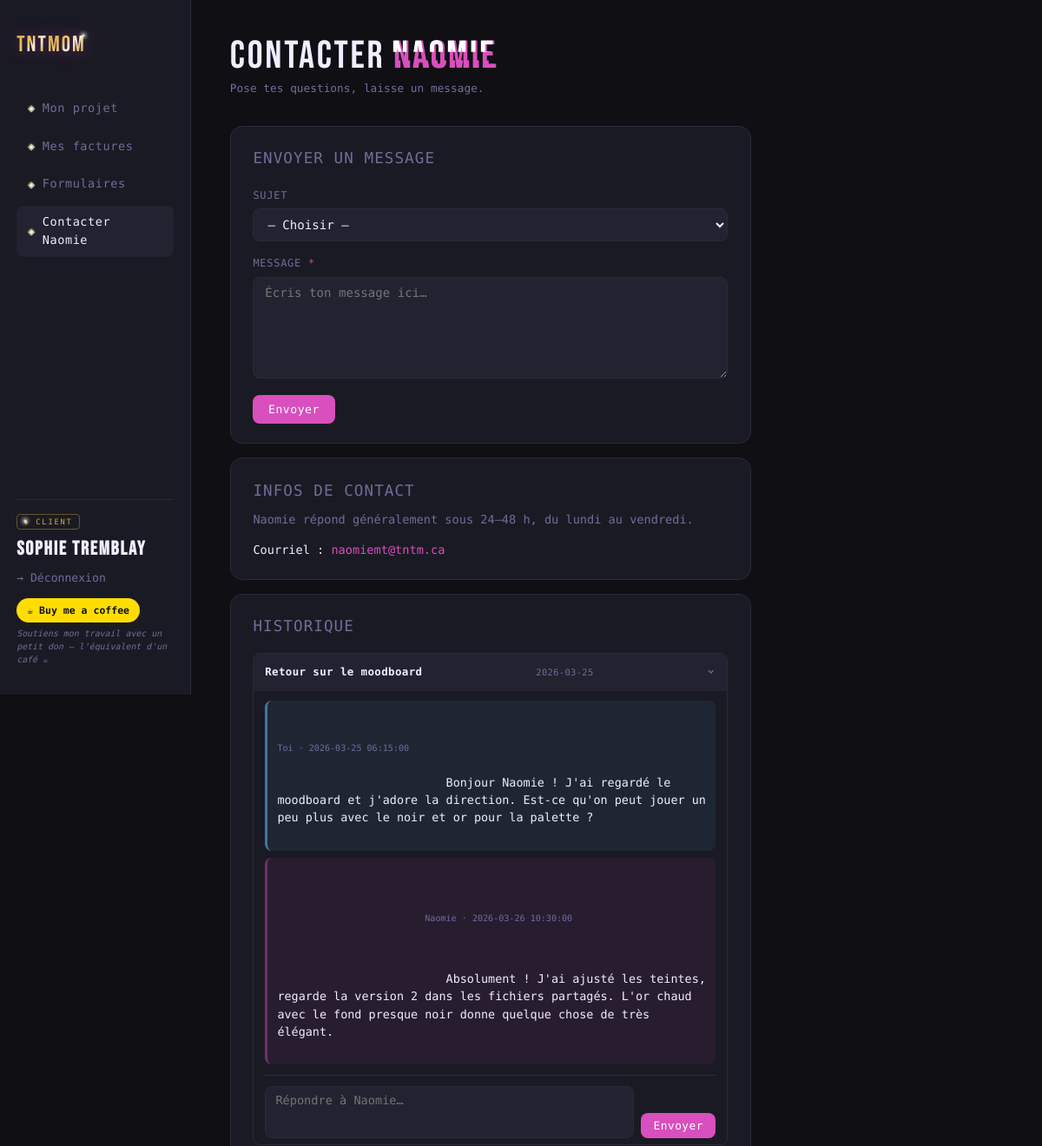
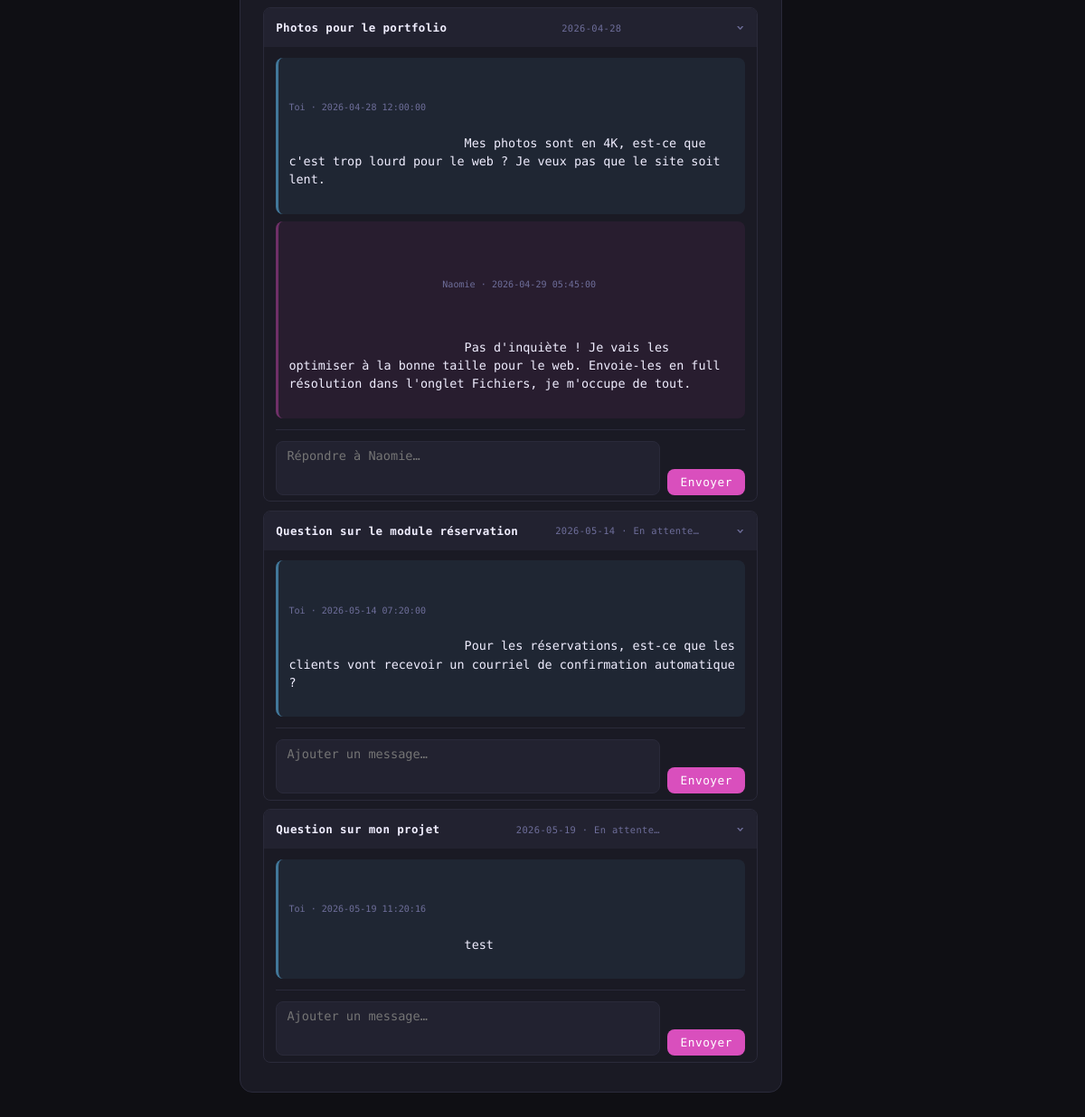
Screenshot of /portail/contact (signed in) with the database file from the repository (2 pictures, top to bottom).
### tables this page shows
CREATE TABLE clients (
            id         INTEGER PRIMARY KEY AUTOINCREMENT,
            nom        TEXT NOT NULL,
            email      TEXT,
            entreprise TEXT,
            secteur    TEXT,
            notes      TEXT,
            statut     TEXT DEFAULT 'prospect',
            -- statuts possibles : prospect / actif / complété / archivé
            created_at TIMESTAMP DEFAULT CURRENT_TIMESTAMP
        , token TEXT, password TEXT, demo INTEGER DEFAULT 0, rnd INTEGER NOT NULL DEFAULT 0, deleted INTEGER DEFAULT 0);

CREATE TABLE messages_client (
            id         INTEGER PRIMARY KEY AUTOINCREMENT,
            client_id  INTEGER NOT NULL,
            sujet      TEXT,
            message    TEXT NOT NULL,
            lu         INTEGER DEFAULT 0,
            created_at TIMESTAMP DEFAULT CURRENT_TIMESTAMP, reponse TEXT, repondu_at TEXT, lu_client INTEGER DEFAULT 1,
            FOREIGN KEY(client_id) REFERENCES clients(id) ON DELETE CASCADE
        );

### routes_client.py (the view, shortened to what this page needs)
@client_bp.route('/portail/contact', methods=['GET', 'POST'])
@client_login_required
def portail_contact():
    conn = get_db()
    client = conn.execute(
        'SELECT * FROM clients WHERE id = ?', (session['client_id'],)
    ).fetchone()
    conn.execute(
        "UPDATE messages_client SET lu_client=1 WHERE client_id=? AND lu_client=0",
        (session['client_id'],)
    )
    conn.commit()
    historique = conn.execute(
        'SELECT * FROM messages_client WHERE client_id = ? ORDER BY created_at ASC',
        (session['client_id'],)
    ).fetchall()
    conn.close()
    return render_template('portail_contact.html', client=client,
                           threads=group_messages(historique))

### app.py (called while the page is built, shortened)
@app.before_request
def check_maintenance():
    if os.getenv('MAINTENANCE_MODE') == '1':
        if request.path.startswith('/portail') and not request.path.startswith('/static'):
            return render_template('maintenance.html'), 503

@app.context_processor
def portail_badge_ctx():
    ctx = {'messages_non_lus': 0, 'leads_non_lus': 0}
    try:
        if 'client_id' in session:
            try:
                conn = get_db()
                count = conn.execute(
                    "SELECT COUNT(*) FROM messages_client WHERE client_id=? AND lu_client=0 AND reponse IS NOT NULL",
                    (session['client_id'],)
                ).fetchone()[0]
                conn.close()
            except Exception:
                count = 0
            ctx['messages_non_lus'] = count
    except Exception:
        pass
    return ctx

@app.template_filter('to_local')
def to_local(dt_str):
    if not dt_str:
        return ''
    try:
        s = str(dt_str)[:19].replace('T', ' ')
        dt_utc = datetime.datetime.strptime(s, '%Y-%m-%d %H:%M:%S').replace(
            tzinfo=datetime.timezone.utc
        )
        return dt_utc.astimezone(_EASTERN).strftime('%Y-%m-%dT%H:%M:%S')
    except Exception:
        return str(dt_str)

@app.context_processor
def inject_user():
    return {
        'name': session.get('user_name', ''),
        'client_nom': session.get('client_nom', ''),
        'admin_impersonating': session.get('admin_impersonating', False),
        'role': session.get('user_role',''),
    }

### database.py (called while the page is built)
def get_db():
    conn = sqlite3.connect(DB_PATH)
    conn.row_factory = sqlite3.Row
    conn.execute('PRAGMA foreign_keys = ON')
    return conn

### utils.py (called while the page is built)
def group_messages(messages):
    from collections import OrderedDict
    def base_subject(s):
        s = (s or '').strip()
        while s.lower().startswith('re: '):
            s = s[4:].strip()
        return s or 'Sans sujet'
    threads = OrderedDict()
    for msg in messages:
        key = base_subject(msg['sujet'])
        if key not in threads:
            threads[key] = []
        threads[key].append(dict(msg))
    return list(threads.items())

def client_login_required(f):
    @wraps(f)
    def decorated(*args, **kwargs):
        if 'client_id' not in session:
            return redirect('/portail/login')
        return f(*args, **kwargs)
    return decorated

### templates/portail_contact.html (shortened to what this page needs)
{% extends "base_portail.html" %}
{% block content %}
<div class="page-header">
    <div>
        <h1 class="page-title">Contacter <span class="glitch" data-text="Naomie">Naomie</span></h1>
        <div class="page-sub">Pose tes questions, laisse un message.</div>
    </div>
</div>
<div style="max-width: 600px;">
    <div class="card">
        <div class="section-title" style="margin-bottom: 1.2rem;">Envoyer un message</div>
        <form method="POST" action="/portail/contact">
            <div class="form-group" style="margin-bottom: 1rem;">
                <label for="sujet">Sujet</label>
                <select name="sujet" id="sujet"
                        style="width: 100%; background: var(--surface2);
                               border: 1px solid var(--border); border-radius: var(--radius);
                               padding: 0.55rem 0.75rem; color: var(--text); font-size: 0.88rem;">
                    <option value="">— Choisir —</option>
                </select>
            </div>
            <div class="form-group" style="margin-bottom: 1.2rem;">
                <label for="message">Message <span style="color: var(--red);">*</span></label>
                <textarea name="message" id="message" rows="6" required
                          placeholder="Écris ton message ici…"
                          style="width: 100%; resize: vertical;"></textarea>
            </div>
            <button type="submit" class="btn btn-primary">Envoyer</button>
        </form>
    </div>
    <div class="card" style="margin-top: 1rem;">
        <div class="section-title" style="margin-bottom: 0.6rem;">Infos de contact</div>
        <div style="font-size: 0.85rem; color: var(--muted); margin-bottom: 0.8rem;">
            Naomie répond généralement sous 24–48 h, du lundi au vendredi.
        </div>
        <div style="font-size: 0.85rem;">
            Courriel :
            <a href="mailto:naomiemt@tntm.ca"
               style="color: var(--accent); text-decoration: none;">naomiemt@tntm.ca</a>
        </div>
    </div>
    {% if threads %}
    <div class="card" style="margin-top: 1rem;">
        <div class="section-title" style="margin-bottom: 1rem;">Historique</div>
        {% for subject, msgs in threads %}
        {% set last = msgs[-1] %}
        {% set ns = namespace(has_new=false, trailing=0, stopped=false) %}
        {% for msg in msgs %}
            {% if msg.reponse and msg.lu_client == 0 %}{% set ns.has_new = true %}{% endif %}
        {% endfor %}
        {% for msg in msgs|reverse %}
            {% if not ns.stopped %}
                {% if msg.reponse %}{% set ns.stopped = true %}
                {% else %}{% set ns.trailing = ns.trailing + 1 %}{% endif %}
            {% endif %}
        {% endfor %}
        <details class="chat-thread" open>
            <summary>
                <span>
                    {{ subject }}
                </span>
                <span style="font-size: 0.65rem; color: var(--muted); font-weight: 400;">
                    {{ msgs[0].created_at[:10] }}
                    {% if ns.trailing > 0 and not ns.has_new %} · En attente…{% endif %}
                </span>
            </summary>
            <div class="chat-thread-body">
                {% for msg in msgs %}
                <div class="chat-row">
                    <div class="chat-bubble client">
                        <div class="chat-meta">Toi · {{ msg.created_at | to_local | replace('T', ' ') }}</div>
                        {{ msg.message }}
                    </div>
                </div>
                {% if msg.reponse %}
                <div class="chat-row">
                    <div class="chat-bubble admin {% if msg.lu_client == 0 %}chat-bubble--new{% endif %}">
                        <div class="chat-meta">
                            Naomie · {{ msg.repondu_at | to_local | replace('T', ' ') }}
                        </div>
                        {{ msg.reponse }}
                    </div>
                </div>
                {% endif %}
                {% endfor %}
                {% if ns.trailing < 5 %}
                <form method="POST" action="/portail/contact" class="chat-reply-form">
                    <textarea name="message" rows="2" required
                              placeholder="{% if last.reponse %}Répondre à Naomie…{% else %}Ajouter un message…{% endif %}"></textarea>
                    <button type="submit" class="btn btn-primary">Envoyer</button>
                </form>
                {% else %}
                <div style="font-size:0.78rem; color:var(--muted); padding:0.5rem 0;
                            text-align:center; font-style:italic;">
                    En attente d'une réponse de Naomie avant de pouvoir envoyer d'autres messages.
                </div>
                {% endif %}
            </div>
        </details>
        {% endfor %}
    </div>
    {% endif %}
</div>
{% endblock %}

### templates/base_portail.html (shortened to what this page needs)
<!DOCTYPE html>
<html lang="fr">
<head>
    <link rel="stylesheet" href="{{ url_for('static', filename='css/style.css') }}?v=44">
</head>
<body>
<div class="app-layout">
    <aside class="sidebar sidebar-portail">
        <div class="sidebar-logo"><span class="gold-title">TNT</span><span class="gold-title gold-mom">Mom</span></div>
        <nav class="sidebar-nav">
            <a href="/portail/dashboard"
               {% if request.path == '/portail/dashboard' %}class="active"{% endif %}>
                <span class="nav-bullet">◈</span> Mon projet
            </a>
            <a href="/portail/factures"
               {% if request.path == '/portail/factures' %}class="active"{% endif %}>
                <span class="nav-bullet">◈</span> Mes factures
            </a>
            <a href="/portail/formulaires"
               {% if request.path.startswith('/portail/formulaires') %}class="active"{% endif %}>
                <span class="nav-bullet">◈</span> Formulaires
            </a>
            <a href="/portail/contact"
               {% if request.path == '/portail/contact' %}class="active"{% endif %}>
                <span class="nav-bullet">◈</span> Contacter Naomie
            </a>
        </nav>
        <div class="sidebar-user">
            <div class="client-name-wrap">
                <span class="client-tag">◈ client</span>
                <strong class="client-nom">{{ client.nom }}</strong>
            </div>
            {% if not admin_impersonating %}
            <a href="/portail/logout" class="text-muted">→ Déconnexion</a>
            <a href="https://buymeacoffee.com/tntm" target="_blank" class="bmc-btn">☕ Buy me a coffee</a>
            <p class="bmc-desc">Soutiens mon travail avec un petit don — l'équivalent d'un café ☕</p>
            {% endif %}
        </div>
    </aside>
    <main class="main">
        {% block content %}{% endblock %}
    </main>
</div>
</body>
</html>

### rows the page displays
clients: nom "Sophie Tremblay"
messages_client: sujet "Retour sur le moodboard", created_at "2026-03-25", created_at|to_local "2026-03-25 06:15:00", message "Bonjour Naomie ! J'ai regardé le moodboard et j'adore la direction. Est-ce qu'on peut jouer un peu plus avec le noir et or pour la palette ?", repondu_at|to_local "2026-03-26 10:30:00", reponse "Absolument ! J'ai ajusté les teintes, regarde la version 2 dans les fichiers partagés. L'or chaud avec le fond presque noir donne quelque chose de très élégant."
messages_client: sujet "Photos pour le portfolio", created_at "2026-04-28", created_at|to_local "2026-04-28 12:00:00", message "Mes photos sont en 4K, est-ce que c'est trop lourd pour le web ? Je veux pas que le site soit lent.", repondu_at|to_local "2026-04-29 05:45:00", reponse "Pas d'inquiète ! Je vais les optimiser à la bonne taille pour le web. Envoie-les en full résolution dans l'onglet Fichiers, je m'occupe de tout."
messages_client: sujet "Question sur le module réservation", created_at "2026-05-14", shows "· En attente…", created_at|to_local "2026-05-14 07:20:00", message "Pour les réservations, est-ce que les clients vont recevoir un courriel de confirmation automatique ?"
messages_client: sujet "Question sur mon projet", created_at "2026-05-19", shows "· En attente…", created_at|to_local "2026-05-19 11:20:16", message "test"
